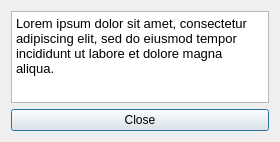
<?xml version="1.0" encoding="UTF-8"?>
<ui version="4.0">
 <class>HelpDialog</class>
 <widget class="QDialog" name="HelpDialog">
  <property name="geometry">
   <rect>
    <x>0</x>
    <y>0</y>
    <width>280</width>
    <height>142</height>
   </rect>
  </property>
  <property name="windowTitle">
   <string>Help</string>
  </property>
  <layout class="QGridLayout" name="gridLayout">
   <item row="0" column="0">
    <widget class="QTextBrowser" name="textBrowser">
     <property name="html">
      <string>&lt;!DOCTYPE HTML PUBLIC &quot;-//W3C//DTD HTML 4.0//EN&quot; &quot;http://www.w3.org/TR/REC-html40/strict.dtd&quot;&gt;
&lt;html&gt;&lt;head&gt;&lt;meta name=&quot;qrichtext&quot; content=&quot;1&quot; /&gt;&lt;style type=&quot;text/css&quot;&gt;
p, li { white-space: pre-wrap; }
&lt;/style&gt;&lt;/head&gt;&lt;body style=&quot; font-family:'MS Shell Dlg 2'; font-size:8.25pt; font-weight:400; font-style:normal;&quot;&gt;
&lt;p style=&quot; margin-top:0px; margin-bottom:0px; margin-left:0px; margin-right:0px; -qt-block-indent:0; text-indent:0px;&quot;&gt;&lt;span style=&quot; font-size:10pt;&quot;&gt;Lorem ipsum dolor sit amet, consectetur adipiscing elit, sed do eiusmod tempor incididunt ut labore et dolore magna aliqua.&lt;/span&gt;&lt;/p&gt;&lt;/body&gt;&lt;/html&gt;</string>
     </property>
    </widget>
   </item>
   <item row="1" column="0">
    <widget class="QPushButton" name="pushButton">
     <property name="text">
      <string>Close</string>
     </property>
    </widget>
   </item>
  </layout>
 </widget>
 <resources/>
 <connections/>
</ui>
